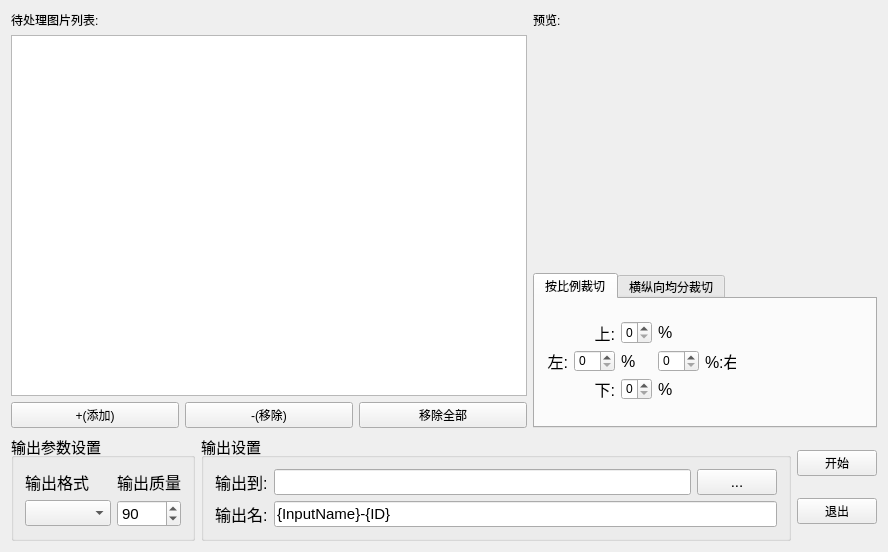
<?xml version="1.0" encoding="UTF-8"?>
<ui version="4.0">
 <class>Widget</class>
 <widget class="QWidget" name="Widget">
  <property name="geometry">
   <rect>
    <x>0</x>
    <y>0</y>
    <width>888</width>
    <height>552</height>
   </rect>
  </property>
  <property name="windowTitle">
   <string>图片裁切手</string>
  </property>
  <layout class="QVBoxLayout" name="verticalLayout_4">
   <item>
    <layout class="QHBoxLayout" name="horizontalLayout_top" stretch="3,2">
     <item>
      <layout class="QVBoxLayout" name="verticalLayout_piclist">
       <item>
        <widget class="QLabel" name="label_pic_list">
         <property name="text">
          <string>待处理图片列表:</string>
         </property>
        </widget>
       </item>
       <item>
        <widget class="QTableView" name="pic_list">
         <property name="enabled">
          <bool>true</bool>
         </property>
        </widget>
       </item>
       <item>
        <layout class="QHBoxLayout" name="horizontalLayout">
         <item>
          <widget class="QPushButton" name="btn_addfile">
           <property name="cursor">
            <cursorShape>ArrowCursor</cursorShape>
           </property>
           <property name="text">
            <string>+(添加)</string>
           </property>
          </widget>
         </item>
         <item>
          <widget class="QPushButton" name="btn_rmfile">
           <property name="text">
            <string>-(移除)</string>
           </property>
          </widget>
         </item>
         <item>
          <widget class="QPushButton" name="btn_rmAllfile">
           <property name="text">
            <string>移除全部</string>
           </property>
          </widget>
         </item>
        </layout>
       </item>
      </layout>
     </item>
     <item>
      <layout class="QVBoxLayout" name="verticalLayout_view" stretch="0,3,2">
       <item>
        <widget class="QLabel" name="label_view_title">
         <property name="text">
          <string>预览:</string>
         </property>
        </widget>
       </item>
       <item>
        <widget class="QLabel" name="label_view">
         <property name="autoFillBackground">
          <bool>false</bool>
         </property>
         <property name="text">
          <string/>
         </property>
         <property name="alignment">
          <set>Qt::AlignCenter</set>
         </property>
         <property name="wordWrap">
          <bool>false</bool>
         </property>
         <property name="margin">
          <number>0</number>
         </property>
        </widget>
       </item>
       <item>
        <widget class="QTabWidget" name="tabW_cut_conf">
         <property name="currentIndex">
          <number>0</number>
         </property>
         <widget class="QWidget" name="bl">
          <attribute name="title">
           <string>按比例裁切</string>
          </attribute>
          <widget class="QWidget" name="layoutWidget">
           <property name="geometry">
            <rect>
             <x>1</x>
             <y>11</y>
             <width>211</width>
             <height>101</height>
            </rect>
           </property>
           <layout class="QGridLayout" name="gridLayout">
            <item row="0" column="0" colspan="2">
             <spacer name="horizontalSpacer_2">
              <property name="orientation">
               <enum>Qt::Horizontal</enum>
              </property>
              <property name="sizeHint" stdset="0">
               <size>
                <width>40</width>
                <height>20</height>
               </size>
              </property>
             </spacer>
            </item>
            <item row="0" column="2">
             <widget class="QLabel" name="label_top">
              <property name="font">
               <font>
                <pointsize>12</pointsize>
               </font>
              </property>
              <property name="text">
               <string>上:</string>
              </property>
              <property name="alignment">
               <set>Qt::AlignRight|Qt::AlignTrailing|Qt::AlignVCenter</set>
              </property>
             </widget>
            </item>
            <item row="0" column="3">
             <widget class="QSpinBox" name="spinBox_up">
              <property name="maximum">
               <number>99</number>
              </property>
             </widget>
            </item>
            <item row="0" column="4">
             <widget class="QLabel" name="label_11">
              <property name="font">
               <font>
                <pointsize>12</pointsize>
               </font>
              </property>
              <property name="text">
               <string>%</string>
              </property>
              <property name="alignment">
               <set>Qt::AlignLeading|Qt::AlignLeft|Qt::AlignVCenter</set>
              </property>
             </widget>
            </item>
            <item row="0" column="5" colspan="2">
             <spacer name="horizontalSpacer_3">
              <property name="orientation">
               <enum>Qt::Horizontal</enum>
              </property>
              <property name="sizeHint" stdset="0">
               <size>
                <width>40</width>
                <height>20</height>
               </size>
              </property>
             </spacer>
            </item>
            <item row="1" column="0">
             <widget class="QLabel" name="label_left">
              <property name="font">
               <font>
                <pointsize>12</pointsize>
               </font>
              </property>
              <property name="text">
               <string>左:</string>
              </property>
              <property name="alignment">
               <set>Qt::AlignRight|Qt::AlignTrailing|Qt::AlignVCenter</set>
              </property>
             </widget>
            </item>
            <item row="1" column="1" colspan="2">
             <widget class="QSpinBox" name="spinBox_left">
              <property name="maximum">
               <number>99</number>
              </property>
             </widget>
            </item>
            <item row="1" column="3">
             <widget class="QLabel" name="label_12">
              <property name="font">
               <font>
                <pointsize>12</pointsize>
               </font>
              </property>
              <property name="text">
               <string>%</string>
              </property>
              <property name="alignment">
               <set>Qt::AlignLeading|Qt::AlignLeft|Qt::AlignVCenter</set>
              </property>
             </widget>
            </item>
            <item row="1" column="4" colspan="2">
             <widget class="QSpinBox" name="spinBox_right">
              <property name="maximum">
               <number>99</number>
              </property>
             </widget>
            </item>
            <item row="1" column="6">
             <widget class="QLabel" name="label_right">
              <property name="font">
               <font>
                <pointsize>12</pointsize>
               </font>
              </property>
              <property name="text">
               <string>%:右</string>
              </property>
              <property name="alignment">
               <set>Qt::AlignLeading|Qt::AlignLeft|Qt::AlignVCenter</set>
              </property>
             </widget>
            </item>
            <item row="2" column="0" colspan="2">
             <spacer name="horizontalSpacer_4">
              <property name="orientation">
               <enum>Qt::Horizontal</enum>
              </property>
              <property name="sizeHint" stdset="0">
               <size>
                <width>40</width>
                <height>20</height>
               </size>
              </property>
             </spacer>
            </item>
            <item row="2" column="2">
             <widget class="QLabel" name="label_bottom">
              <property name="font">
               <font>
                <pointsize>12</pointsize>
               </font>
              </property>
              <property name="text">
               <string>下:</string>
              </property>
              <property name="alignment">
               <set>Qt::AlignRight|Qt::AlignTrailing|Qt::AlignVCenter</set>
              </property>
             </widget>
            </item>
            <item row="2" column="3">
             <widget class="QSpinBox" name="spinBox_low">
              <property name="maximum">
               <number>99</number>
              </property>
             </widget>
            </item>
            <item row="2" column="4">
             <widget class="QLabel" name="label_13">
              <property name="font">
               <font>
                <pointsize>12</pointsize>
               </font>
              </property>
              <property name="text">
               <string>%</string>
              </property>
              <property name="alignment">
               <set>Qt::AlignLeading|Qt::AlignLeft|Qt::AlignVCenter</set>
              </property>
             </widget>
            </item>
            <item row="2" column="5" colspan="2">
             <spacer name="horizontalSpacer_5">
              <property name="orientation">
               <enum>Qt::Horizontal</enum>
              </property>
              <property name="sizeHint" stdset="0">
               <size>
                <width>40</width>
                <height>20</height>
               </size>
              </property>
             </spacer>
            </item>
           </layout>
          </widget>
         </widget>
         <widget class="QWidget" name="jf">
          <attribute name="title">
           <string>横纵向均分裁切</string>
          </attribute>
          <widget class="QWidget" name="layoutWidget">
           <property name="geometry">
            <rect>
             <x>10</x>
             <y>10</y>
             <width>191</width>
             <height>91</height>
            </rect>
           </property>
           <layout class="QGridLayout" name="gridLayout_2">
            <item row="0" column="0">
             <widget class="QLabel" name="label_horizontal_cut">
              <property name="font">
               <font>
                <pointsize>12</pointsize>
               </font>
              </property>
              <property name="text">
               <string>横向均分为(份):</string>
              </property>
             </widget>
            </item>
            <item row="0" column="1">
             <widget class="QSpinBox" name="spinBox_row">
              <property name="minimum">
               <number>1</number>
              </property>
              <property name="maximum">
               <number>10</number>
              </property>
             </widget>
            </item>
            <item row="1" column="0">
             <widget class="QLabel" name="label_vertical_cut">
              <property name="font">
               <font>
                <pointsize>12</pointsize>
               </font>
              </property>
              <property name="text">
               <string>纵向均分为(份):</string>
              </property>
             </widget>
            </item>
            <item row="1" column="1">
             <widget class="QSpinBox" name="spinBox_col">
              <property name="minimum">
               <number>1</number>
              </property>
              <property name="maximum">
               <number>15</number>
              </property>
             </widget>
            </item>
           </layout>
          </widget>
         </widget>
        </widget>
       </item>
      </layout>
     </item>
    </layout>
   </item>
   <item>
    <layout class="QHBoxLayout" name="horizontalLayout_bottom">
     <item>
      <widget class="QGroupBox" name="gp_format_conf">
       <property name="font">
        <font>
         <pointsize>11</pointsize>
        </font>
       </property>
       <property name="title">
        <string>输出参数设置</string>
       </property>
       <layout class="QGridLayout" name="gridLayout_4">
        <item row="0" column="0">
         <widget class="QLabel" name="label_out_fmt">
          <property name="font">
           <font>
            <pointsize>12</pointsize>
           </font>
          </property>
          <property name="text">
           <string>输出格式</string>
          </property>
          <property name="alignment">
           <set>Qt::AlignLeading|Qt::AlignLeft|Qt::AlignVCenter</set>
          </property>
         </widget>
        </item>
        <item row="0" column="1">
         <widget class="QLabel" name="label_out_quality">
          <property name="font">
           <font>
            <pointsize>12</pointsize>
           </font>
          </property>
          <property name="text">
           <string>输出质量</string>
          </property>
          <property name="alignment">
           <set>Qt::AlignLeading|Qt::AlignLeft|Qt::AlignVCenter</set>
          </property>
         </widget>
        </item>
        <item row="1" column="0">
         <widget class="QComboBox" name="comboBox">
          <property name="currentText">
           <string/>
          </property>
          <property name="currentIndex">
           <number>-1</number>
          </property>
         </widget>
        </item>
        <item row="1" column="1">
         <widget class="QSpinBox" name="spinBox_quality">
          <property name="minimum">
           <number>75</number>
          </property>
          <property name="maximum">
           <number>100</number>
          </property>
          <property name="value">
           <number>90</number>
          </property>
         </widget>
        </item>
       </layout>
      </widget>
     </item>
     <item>
      <widget class="QGroupBox" name="gp_save_conf">
       <property name="font">
        <font>
         <pointsize>11</pointsize>
        </font>
       </property>
       <property name="title">
        <string>输出设置</string>
       </property>
       <layout class="QGridLayout" name="gridLayout_3">
        <item row="0" column="0">
         <widget class="QLabel" name="label_9">
          <property name="font">
           <font>
            <pointsize>12</pointsize>
           </font>
          </property>
          <property name="text">
           <string>输出到:</string>
          </property>
          <property name="alignment">
           <set>Qt::AlignLeading|Qt::AlignLeft|Qt::AlignVCenter</set>
          </property>
         </widget>
        </item>
        <item row="0" column="1">
         <widget class="QLineEdit" name="lineEdit_path"/>
        </item>
        <item row="0" column="2">
         <widget class="QPushButton" name="btn_path_select">
          <property name="text">
           <string>...</string>
          </property>
         </widget>
        </item>
        <item row="1" column="0">
         <widget class="QLabel" name="label_10">
          <property name="font">
           <font>
            <pointsize>12</pointsize>
           </font>
          </property>
          <property name="text">
           <string>输出名:</string>
          </property>
          <property name="alignment">
           <set>Qt::AlignLeading|Qt::AlignLeft|Qt::AlignVCenter</set>
          </property>
         </widget>
        </item>
        <item row="1" column="1" colspan="2">
         <widget class="QLineEdit" name="lineEdit_name">
          <property name="toolTip">
           <string>&lt;html&gt;&lt;head/&gt;&lt;body&gt;&lt;p&gt;&lt;span style=&quot; font-size:10pt;&quot;&gt;输出文件名设置&lt;/span&gt;&lt;/p&gt;&lt;p&gt;&lt;span style=&quot; font-size:10pt; font-weight:600;&quot;&gt;{InputName}&lt;/span&gt;&lt;span style=&quot; font-size:10pt;&quot;&gt;：代指原文件名&lt;/span&gt;&lt;/p&gt;&lt;p&gt;&lt;span style=&quot; font-size:10pt; font-weight:600;&quot;&gt;{ID}&lt;/span&gt;&lt;span style=&quot; font-size:10pt;&quot;&gt;：指图片加入处理列表时候的编号(顺序)&lt;/span&gt;&lt;/p&gt;&lt;p&gt;&lt;span style=&quot; font-size:10pt;&quot;&gt;例如:添加了三张待处理的图片，文件名是&lt;/span&gt;&lt;span style=&quot; font-size:10pt; font-style:italic;&quot;&gt;&amp;quot;a.jpg/b.jpg/c.jpg&amp;quot;&lt;/span&gt;&lt;span style=&quot; font-size:10pt;&quot;&gt;．输出文件名方式为&lt;/span&gt;&lt;span style=&quot; font-size:10pt; font-style:italic;&quot;&gt;&amp;quot;{InputName}-{ID}&amp;quot;&lt;/span&gt;&lt;/p&gt;&lt;p&gt;&lt;span style=&quot; font-size:10pt;&quot;&gt;在按比率裁切模式下，输出文件将是&lt;/span&gt;&lt;span style=&quot; font-size:10pt; font-style:italic; text-decoration: underline;&quot;&gt;&amp;quot;a-1.jpg/b-2.jpg/c-3.jpg&amp;quot;&lt;/span&gt;&lt;/p&gt;&lt;p&gt;&lt;span style=&quot; font-size:10pt;&quot;&gt;在按横纵向均切模式下，假设横向分为２份纵向分为３份，输出文件名将是&lt;/span&gt;&lt;span style=&quot; font-size:10pt; font-style:italic; text-decoration: underline;&quot;&gt;&amp;quot;a-1-1.jpg/a-1-2.jpg/a-1-3.jpg...a-1-6.jpg/b-2-1.jpg/.../b-2-6.jpg/c-3-1.jpg/.../c-1-6.jpg&amp;quot;&lt;/span&gt;&lt;span style=&quot; font-size:10pt;&quot;&gt;共&lt;/span&gt;&lt;span style=&quot; font-size:10pt; font-weight:600;&quot;&gt;１８&lt;/span&gt;&lt;span style=&quot; font-size:10pt;&quot;&gt;个文件．&lt;/span&gt;&lt;/p&gt;&lt;/body&gt;&lt;/html&gt;</string>
          </property>
          <property name="text">
           <string>{InputName}-{ID}</string>
          </property>
          <property name="maxLength">
           <number>256</number>
          </property>
         </widget>
        </item>
       </layout>
      </widget>
     </item>
     <item>
      <layout class="QVBoxLayout" name="verticalLayout_pbtn">
       <item>
        <widget class="QPushButton" name="btn_run">
         <property name="text">
          <string>开始</string>
         </property>
        </widget>
       </item>
       <item>
        <widget class="QPushButton" name="btn_close">
         <property name="text">
          <string>退出</string>
         </property>
        </widget>
       </item>
      </layout>
     </item>
    </layout>
   </item>
  </layout>
 </widget>
 <layoutdefault spacing="6" margin="11"/>
 <resources/>
 <connections>
  <connection>
   <sender>btn_close</sender>
   <signal>clicked()</signal>
   <receiver>Widget</receiver>
   <slot>close()</slot>
   <hints>
    <hint type="sourcelabel">
     <x>700</x>
     <y>430</y>
    </hint>
    <hint type="destinationlabel">
     <x>380</x>
     <y>231</y>
    </hint>
   </hints>
  </connection>
 </connections>
</ui>
